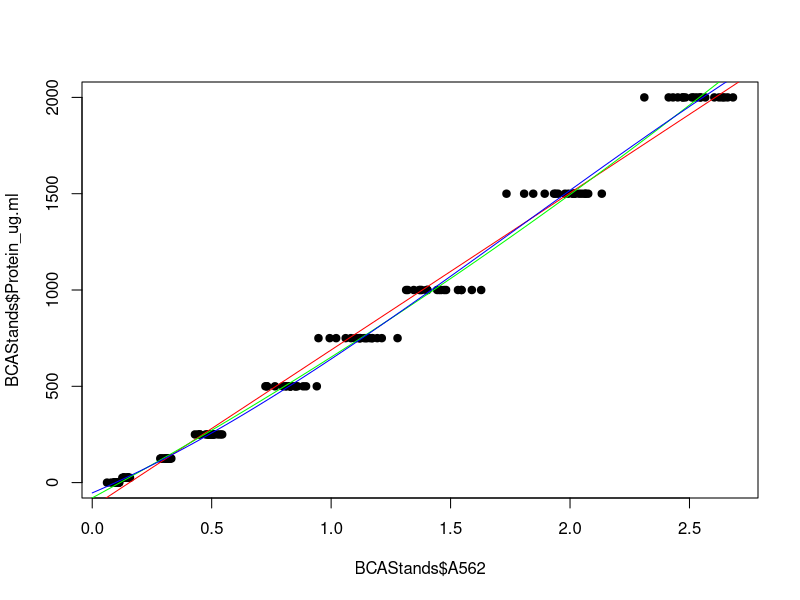
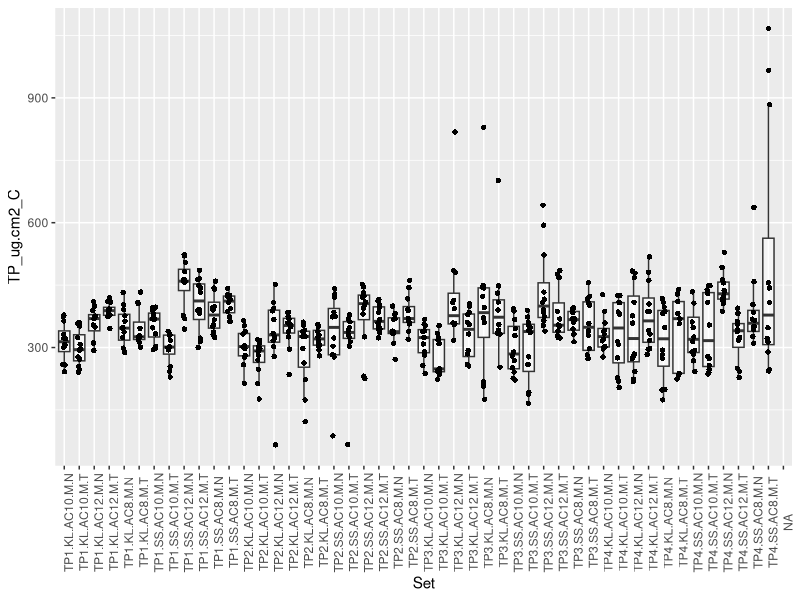
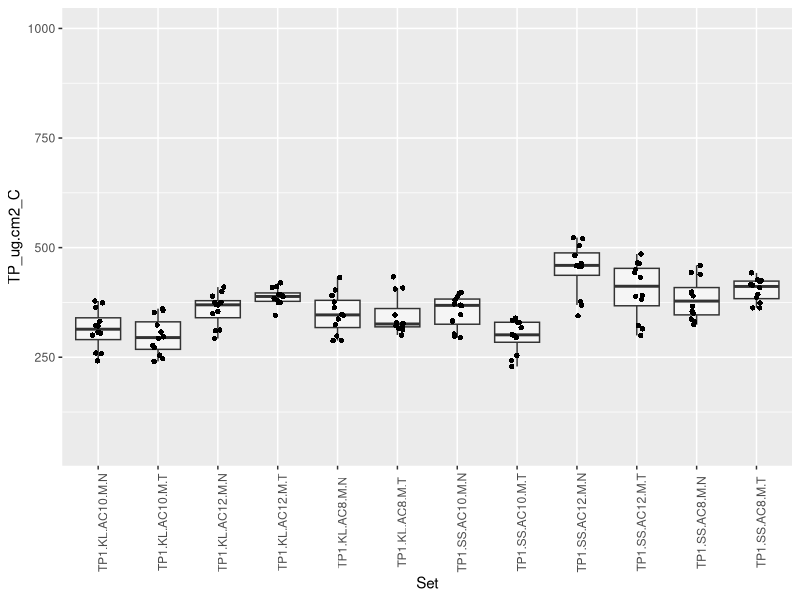
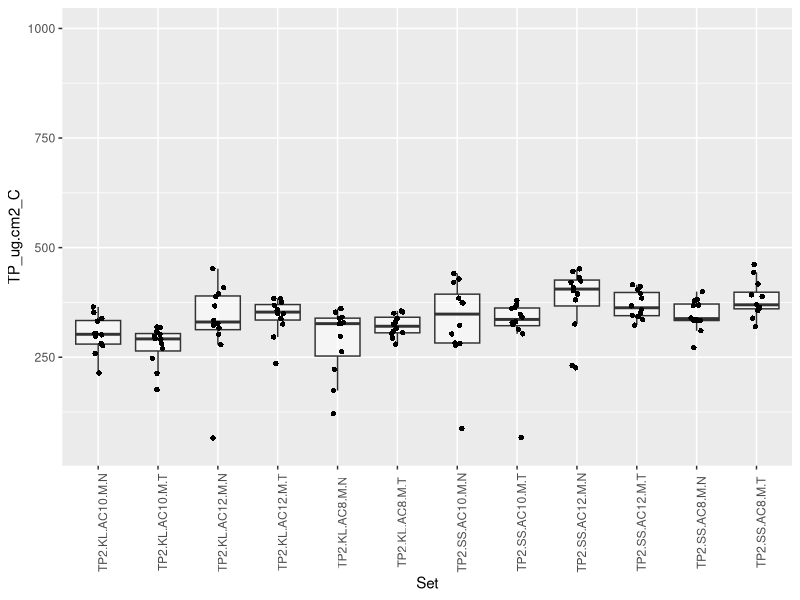
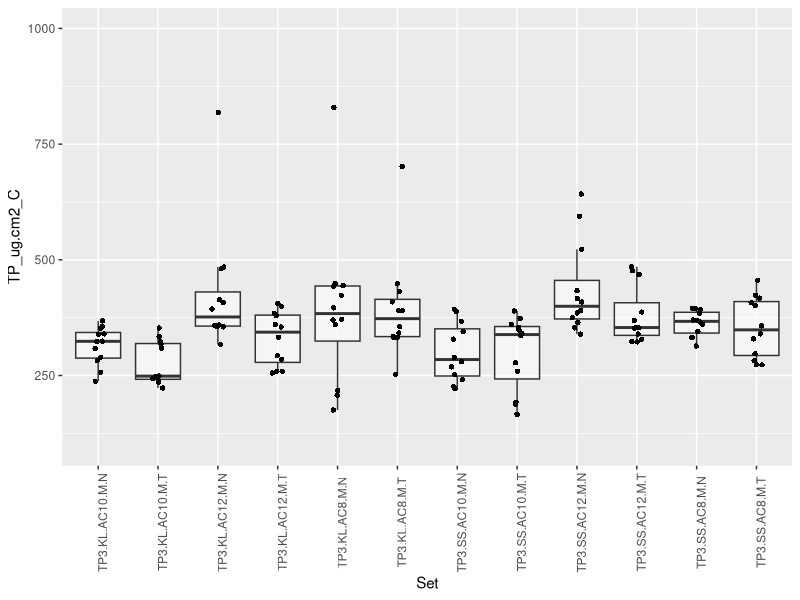
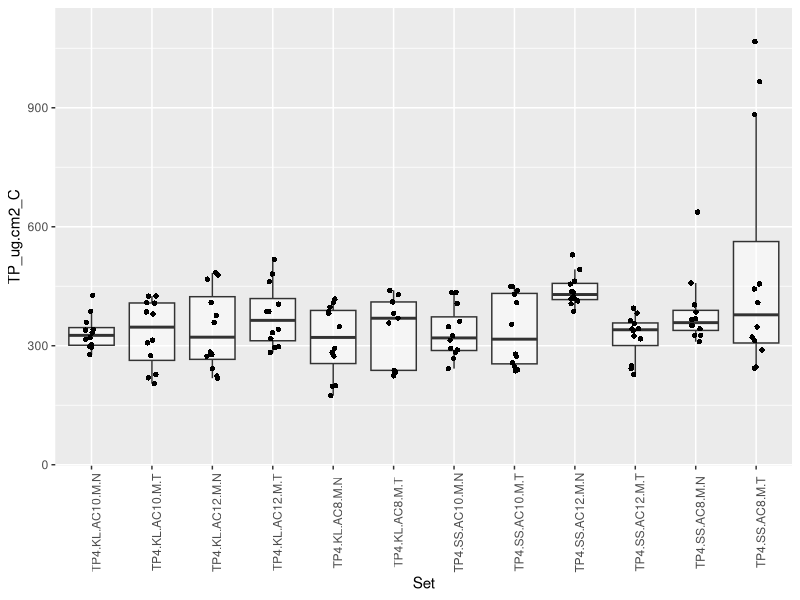
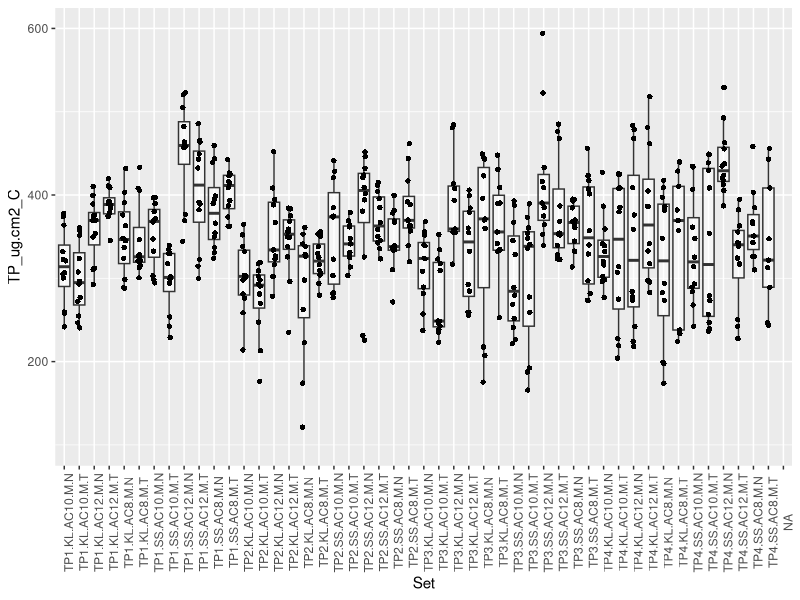
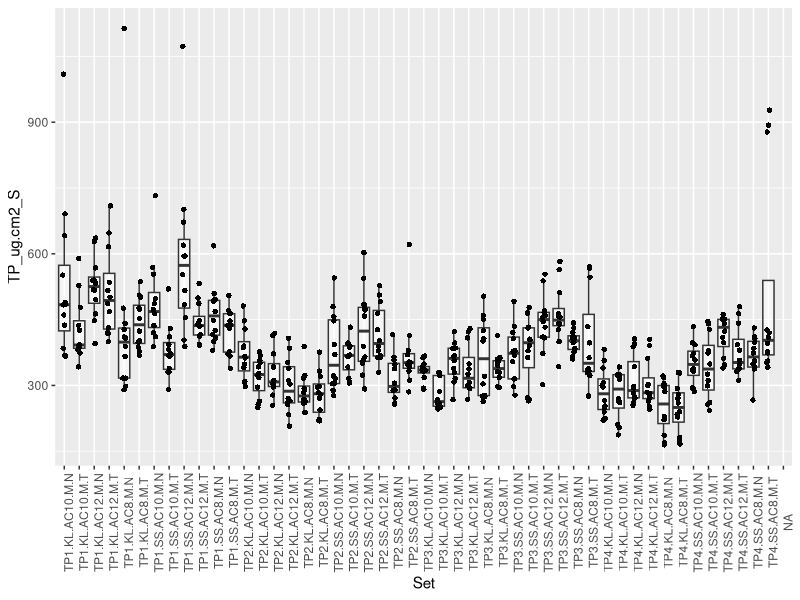

Write R code to recreate these figures, in order. (Note: this script raises an error after producing the figures.)
## ---- chunk 1
knitr::opts_chunk$set(echo = TRUE, warning = FALSE, message = FALSE)
## ---- chunk 2
##Install Packages if Needed
if (!require("ggplot2")) install.packages("ggplot2")
if (!require("plyr")) install.packages("plyr")

##Load Packages
library(ggplot2) #Required for ggplots
library(plyr) #Required for rename function
## ---- chunk 3
#Note: Run "Graphing Parameters" section from 01_ExperimentalSetup.Rmd file
## ---- chunk 4
####Load Data

Prot<-read.csv("Data/Protein.csv", header=TRUE)
Bio<-read.csv("Data/Biomass.csv", header=TRUE)
Sym<-read.csv("Data/Symbionts.csv", header=TRUE)
Chl<-read.csv("Data/Chlorophyll.csv", header=TRUE)
PAM<-read.csv("Data/PAMData.csv", header=TRUE)
PAM_Meta<-read.csv("Data/PAMMeta.csv", header=TRUE)
BCA.Stand<-read.csv("Data/BCAStandards.csv", header=TRUE)
Wax.Stand<-read.csv("Data/WaxStandards.csv", header=TRUE)
SampData<-read.csv("Data/Samples.csv", header=TRUE)


####Sample Meta Data
str(SampData)

##Set factor variables
SampData$TimeP<-factor(SampData$TimeP, levels=c("IN", "TP1", "TP2", "TP3", "TP4"))
SampData$Site<-factor(SampData$Site, levels=c("KL", "SS"))
SampData$Genotype<-factor(SampData$Genotype, levels=c("AC8", "AC10", "AC12"))
SampData$Orig<-factor(SampData$Orig, levels=c("N", "T"))
SampData$Origin<-factor(SampData$Origin, levels=c("Native", "Transplant"))

##Add a Sample Set Variable
SampData$Set<-paste(SampData$TimeP, SampData$Site, SampData$Genotype, SampData$Treat, SampData$Orig, sep=".")

##Add Site.Orig variable
SampData$Site.Orig<-paste(SampData$Site, SampData$Orig, sep=".")
SampData$Site.Orig<-factor(SampData$Site.Orig, levels=c("KL.N", "KL.T", "SS.N", "SS.T"))


## ---- chunk 5
####Create Standard Curve

##Calculate Surface Area of Cylinders from Standards
Wax.Stand$SA_cm2<-2*pi*(Wax.Stand$Dm_cm/2)*Wax.Stand$Ht_cm+2*pi*(Wax.Stand$Dm_cm/2)^2

##Calculate Difference in Wax Weight
Wax.Stand$Wax.D_g<- Wax.Stand$Wax.F_g-Wax.Stand$Wax.I_g

##Linear Model of SA as a Function of Wax Weight
wax.SA.lm  <- lm(SA_cm2~Wax.D_g, data=Wax.Stand)
summary(wax.SA.lm)
coef(wax.SA.lm)

SA.mod <- function(wax.weight) {
  coefs <- coef(wax.SA.lm)
  #y = mx + b
  SA <- ((coefs[2] * wax.weight) + coefs[1])
  return(SA)}

####Apply Standard Curve

##Calculate Difference in Wax Weight (g) in Sample Data
SampData$Wax.D_g<- SampData$Wax.F_g-SampData$Wax.I_g

##Calculate Surface Area (cm^2) by Applying Linear Model Function
SampData$SA_cm2<-SA.mod(SampData$Wax.D_g)

## ---- chunk 6
##Main Corals in the Nursery
Corals_Main<-subset(SampData, Treat=="M")

##Thermal Tolerance Assay
Corals_Therm<-subset(SampData, Treat=="C" | Treat=="H")
## ---- chunk 7
####Create Standard Curve

##Subset Standards Data
Prot.St<- subset(Prot, Input=="Standard")

##Merge Standard Meta Data with Absorbance data
#Merges by Random Number (RandN) column
BCAStands<-merge(BCA.Stand, Prot.St, all.x=TRUE)

##Plot Protein Concentration as a function of Absorbance 
plot(BCAStands$A562, BCAStands$Protein_ug.ml, pch=19)

##Fit Models of Protein Concentration as a function of Absorbance 

#First degree polynomial equation:
BCA.lm  <- lm(Protein_ug.ml~A562, data=BCAStands)
#Second degree polynomial equation:
BCA.ploy2 <- lm(Protein_ug.ml~poly(A562,2,raw=TRUE), data=BCAStands)
#Third degree polynomial equation:
BCA.ploy3 <- lm(Protein_ug.ml~poly(A562,3,raw=TRUE), data=BCAStands)

##Add Models to Plot
xx <- seq(0,3, length=50)

lines(xx, predict(BCA.lm, newdata=data.frame(A562=xx)), col="red")
lines(xx, predict(BCA.ploy2, newdata=data.frame(A562=xx)), col="green")
lines(xx, predict(BCA.ploy3, newdata=data.frame(A562=xx)), col="blue")

##Compare Models for Best Fit
anova(BCA.lm, BCA.ploy2)
#Poly2 is a significantly better fit than linear

anova(BCA.ploy2, BCA.ploy3)
#Poly3 is significantly better fit than Ploy2

##Create a function with the Poly3 model Equation
summary(BCA.ploy3)
coef(BCA.ploy3)

TP.mod <- function(absorbance) {
  coefs <- coef(BCA.ploy3)
  #y = d + cx + bx^2 + ax^3
  protein <- coefs[1] + (coefs[2] * absorbance) + (coefs[3] * absorbance^2) + (coefs[4] * absorbance^3)
  return(protein)}


####Apply Standard Curve

##Subset Sample Data (Unknown Sample)
Prot.Un<- subset(Prot, Input=="Un")

##Calculate Protein Concentration (ug/ml)
Prot.Un$TP_ug.ml<-TP.mod(Prot.Un$A562)

##Merge with Sample Meta Data to Calculate Protein per Surface Area
#Merges by Random Number (RandN) column
#Adds necessary Slurry Volume (Vol_ml) and Surface Area (SA_cm2) columns
#Retains Sample Meta Data only for samples with Protein data (Main samples only)
Prot.Un<-merge(Prot.Un, SampData, all.x=TRUE, all.y=FALSE)

##Calculate Total Protein (ug) 
Prot.Un$TP_ug<-Prot.Un$TP_ug.ml*Prot.Un$Vol_ml

##Calculate Protein per Surface Area (ug/cm^2)
Prot.Un$TP_ug.cm2<-Prot.Un$TP_ug/Prot.Un$SA_cm2

##Separate Coral and Symbiont Fractions
Prot.C<- subset(Prot.Un, Fraction=="C")
Prot.C<-rename(Prot.C, c("TP_ug.cm2" = "TP_ug.cm2_C"))

Prot.S<- subset(Prot.Un, Fraction=="S")
Prot.S<-rename(Prot.S, c("TP_ug.cm2" = "TP_ug.cm2_S"))
## ---- chunk 8
##Initial Visual Check
ggplot(Prot.C, aes(x=Set, y=TP_ug.cm2_C)) + 
  geom_boxplot(alpha=0.5, shape=2, outlier.shape = NA)+
  geom_jitter(shape=16, position=position_jitter(0.1))+
  theme(axis.text.x = element_text(angle = 90))

##Check for Outliers by Timepoint

#TP1
ggplot(subset(Prot.C, TimeP=="TP1"), aes(x=Set, y=TP_ug.cm2_C)) + 
  geom_boxplot(alpha=0.5, shape=2, outlier.shape = NA)+
  geom_jitter(shape=16, position=position_jitter(0.1))+
  ylim(50,1000)+
  theme(axis.text.x = element_text(angle = 90))

#TP2
ggplot(subset(Prot.C, TimeP=="TP2"), aes(x=Set, y=TP_ug.cm2_C)) + 
  geom_boxplot(alpha=0.5, shape=2, outlier.shape = NA)+
  geom_jitter(shape=16, position=position_jitter(0.1))+
  ylim(50,1000)+
  theme(axis.text.x = element_text(angle = 90))

Prot.C$RandN[which(Prot.C$TimeP=="TP2" & Prot.C$TP_ug.cm2_C<120)] # "125" "126" "127"

#Month TP3
ggplot(subset(Prot.C, TimeP=="TP3"), aes(x=Set, y=TP_ug.cm2_C)) + 
  geom_boxplot(alpha=0.5, shape=2, outlier.shape = NA)+
  geom_jitter(shape=16, position=position_jitter(0.1))+
  ylim(100,1000)+
  theme(axis.text.x = element_text(angle = 90))

Prot.C$RandN[which(Prot.C$TimeP=="TP3" & Prot.C$TP_ug.cm2_C>700)] #"186" "187" "188"

#Month TP4
ggplot(subset(Prot.C, TimeP=="TP4"), aes(x=Set, y=TP_ug.cm2_C)) + 
  geom_boxplot(alpha=0.5, shape=2, outlier.shape = NA)+
  geom_jitter(shape=16, position=position_jitter(0.1))+
  ylim(50,1100)+
  theme(axis.text.x = element_text(angle = 90))

Prot.C$RandN[which(Prot.C$TimeP=="TP4" & Prot.C$TP_ug.cm2_C>600)] #"211" "222" "222" "222"

##Remove Outlier Readings
Prot.C.o<-Prot.C[-c(which((Prot.C$TimeP=="TP2" & Prot.C$TP_ug.cm2_C<120) |
(Prot.C$TimeP=="TP3" & Prot.C$TP_ug.cm2_C>700) |
(Prot.C$TimeP=="TP4" & Prot.C$TP_ug.cm2_C>600))),]

##Visual Check
ggplot(Prot.C.o, aes(x=Set, y=TP_ug.cm2_C)) + 
  geom_boxplot(alpha=0.5, shape=2, outlier.shape = NA)+
  geom_jitter(shape=16, position=position_jitter(0.1))+
  ylim(100,600)+
  theme(axis.text.x = element_text(angle = 90))

## ---- chunk 9
##Initial Visual Check
ggplot(Prot.S, aes(x=Set, y=TP_ug.cm2_S)) + 
  geom_boxplot(alpha=0.5, shape=2, outlier.shape = NA)+
  geom_jitter(shape=16, position=position_jitter(0.1))+
  theme(axis.text.x = element_text(angle = 90))

##Check for Outliers by Timepoint
#TP1
ggplot(subset(Prot.S, TimeP=="TP1"), aes(x=Set, y=TP_ug.cm2_S)) + 
  geom_boxplot(alpha=0.5, shape=2, outlier.shape = NA)+
  geom_jitter(shape=16, position=position_jitter(0.1))+
  ylim(50, 1200)+
  theme(axis.text.x = element_text(angle = 90))

Prot.S$RandN[which(Prot.S$TimeP=="TP1" & Prot.S$TP_ug.cm2_S>750)] #"49" "52" "84"

#TP2
ggplot(subset(Prot.S, TimeP=="TP2"), aes(x=Set, y=TP_ug.cm2_S)) + 
  geom_boxplot(alpha=0.5, shape=2, outlier.shape = NA)+
  geom_jitter(shape=16, position=position_jitter(0.1))+
  ylim(50,1000)+
  theme(axis.text.x = element_text(angle = 90))

Prot.S$RandN[which(Prot.S$TimeP=="TP2" & Prot.S$TP_ug.cm2_S>500 & Prot.S$Site=="SS" & Prot.S$Genotype=="AC8")] #"129"

#TP3
ggplot(subset(Prot.S, TimeP=="TP3"), aes(x=Set, y=TP_ug.cm2_S)) + 
  geom_boxplot(alpha=0.5, shape=2, outlier.shape = NA)+
  geom_jitter(shape=16, position=position_jitter(0.1))+
  ylim(50,1000)+
  theme(axis.text.x = element_text(angle = 90))

#TP4
ggplot(subset(Prot.S, TimeP=="TP4"), aes(x=Set, y=TP_ug.cm2_S)) + 
  geom_boxplot(alpha=0.5, shape=2, outlier.shape = NA)+
  geom_jitter(shape=16, position=position_jitter(0.1))+
  ylim(50,1000)+
  theme(axis.text.x = element_text(angle = 90))

Prot.S$RandN[which(Prot.S$TimeP=="TP4" & Prot.S$TP_ug.cm2_S>750)] #"222" "222" "222"

##Remove Outlier Readings
Prot.S.o<-Prot.S[-c(which((Prot.S$TimeP=="TP1" & Prot.S$TP_ug.cm2_S>750) |
(Prot.S$TimeP=="TP2" & Prot.S$TP_ug.cm2_S>500 & Prot.S$Site=="SS" & Prot.S$Genotype=="AC8") |
(Prot.S$TimeP=="TP4" & Prot.S$TP_ug.cm2_S>750))),]

##Visual Check
ggplot(Prot.S.o, aes(x=Set, y=TP_ug.cm2_S)) + 
  geom_boxplot(alpha=0.5, shape=2, outlier.shape = NA)+
  geom_jitter(shape=16, position=position_jitter(0.1))+
  ylim(100,750)+
  theme(axis.text.x = element_text(angle = 90))

## ---- chunk 10
####Average Across Replicate Readings ("Rep" column: A, B, C)
names(Prot.C.o)
Prot.C.a<-aggregate(Prot.C.o$TP_ug.cm2_C, list(Prot.C.o$RandN, Prot.C.o$ID), mean)
names(Prot.C.a)<-c("RandN", "ID", "TP_ug.cm2_C")

names(Prot.S.o)
Prot.S.a<-aggregate(Prot.S.o$TP_ug.cm2_S, list(Prot.S.o$RandN, Prot.S.o$ID), mean)
names(Prot.S.a)<-c("RandN", "ID", "TP_ug.cm2_S")

#### Add Host and Symbiont for Holobiont 
Prot.Hol<-merge(Prot.C.a, Prot.S.a, all.x=TRUE)
Prot.Hol$TP_ug.cm2<-(Prot.Hol$TP_ug.cm2_C + Prot.Hol$TP_ug.cm2_S)

####Merge Averaged Holobiont Protein Data with Coral Main Data
#Merges by Random Number (RandN) and ID columns
#Retains all Main samples
#Retains RandN, ID, TimeP, Site, Genotype, Orig, Origin, Set, and SA_cm2 from Corals_Main
names(Corals_Main)
CoralData<-merge(Corals_Main[,c(1:5, 8:9, 13:14, 16)], Prot.Hol[,c(1:2, 5)], all.x=TRUE)

## ---- chunk 11
##Calculate Change in Weight after Burning (g)
Bio$DeltaBurn_g<-Bio$Dried_g-Bio$Burned_g

##Calculate Ash Free Dry Weight (AFDW) (g) per Volume Input of Tissue (ml) 
Bio$AFDW_g.ml<-Bio$DeltaBurn_g/Bio$InVol_ml

##Merge with Sample Meta Data to Calculate Biomass per Surface Area
#Merges by Random Number (RandN) column
#Adds necessary Slurry Volume (Vol_ml) and Surface Area (SA_cm2) columns
#Retains Sample Meta Data only for samples with Biomass data (Main samples only)
Bio<-merge(Bio, SampData, all.x=TRUE, all.y=FALSE)

##Calculate Total AFDW (g) 
Bio$AFDW_g<-Bio$AFDW_g.ml*Bio$Vol_ml

##Calculate AFDW per Surface Area (mg/cm^2)
Bio$AFDW_g.cm2<-Bio$AFDW_g/Bio$SA_cm2
Bio$AFDW_mg.cm2 <- Bio$AFDW_g.cm2 * 1000

##Separate Coral and Symbiont Fractions
Bio.C<-subset(Bio, Fraction=="C")
Bio.C<-rename(Bio.C, c("AFDW_mg.cm2" = "AFDW_mg.cm2_C"))

Bio.S<-subset(Bio, Fraction=="Z")
Bio.S<-rename(Bio.S, c("AFDW_mg.cm2" = "AFDW_mg.cm2_S"))

## ---- chunk 12
##Initial Visual Check
ggplot(Bio.C, aes(x=Set, y=AFDW_mg.cm2_C)) + 
  geom_boxplot(alpha=0.5, shape=2, outlier.shape = NA)+
  geom_jitter(shape=16, position=position_jitter(0.1))+
  theme(axis.text.x = element_text(angle = 90))

##Check for Outliers by Timepoint

#TP1
ggplot(subset(Bio.C, TimeP=="TP1"), aes(x=Set, y=AFDW_mg.cm2_C)) + 
  geom_boxplot(alpha=0.5, shape=2, outlier.shape = NA)+
  geom_jitter(shape=16, position=position_jitter(0.1))+
  ylim(0,2.5)+
  theme(axis.text.x = element_text(angle = 90))

#TP2
ggplot(subset(Bio.C, TimeP=="TP2"), aes(x=Set, y=AFDW_mg.cm2_C)) + 
  geom_boxplot(alpha=0.5, shape=2, outlier.shape = NA)+
  geom_jitter(shape=16, position=position_jitter(0.1))+
  ylim(0,2.5)+
  theme(axis.text.x = element_text(angle = 90))

#TP3
ggplot(subset(Bio.C, TimeP=="TP3"), aes(x=Set, y=AFDW_mg.cm2_C)) + 
  geom_boxplot(alpha=0.5, shape=2, outlier.shape = NA)+
  geom_jitter(shape=16, position=position_jitter(0.1))+
  ylim(0,2.5)+
  theme(axis.text.x = element_text(angle = 90))

#TP4
ggplot(subset(Bio.C, TimeP=="TP4"), aes(x=Set, y=AFDW_mg.cm2_C)) + 
  geom_boxplot(alpha=0.5, shape=2, outlier.shape = NA)+
  geom_jitter(shape=16, position=position_jitter(0.1))+
  ylim(0,3.5)+
  theme(axis.text.x = element_text(angle = 90))

Bio.C$RandN[which(Bio.C$TimeP=="TP4" & Bio.C$AFDW_mg.cm2_C>3)] #222 #Also outlier for Protein

##Remove Outliers 
Bio.C.o<-Bio.C[-c(which(Bio.C$TimeP=="TP4" & Bio.C$AFDW_mg.cm2_C>3)),]

##Visual Check
ggplot(Bio.C.o, aes(x=Set, y=AFDW_mg.cm2_C)) + 
  geom_boxplot(alpha=0.5, shape=2, outlier.shape = NA)+
  geom_jitter(shape=16, position=position_jitter(0.1))+
  ylim(0,2.5)+
  theme(axis.text.x = element_text(angle = 90))

## ---- chunk 13
##Initial Visual Check
ggplot(Bio.S, aes(x=Set, y=AFDW_mg.cm2_S)) + 
  geom_boxplot(alpha=0.5, shape=2, outlier.shape = NA)+
  geom_jitter(shape=16, position=position_jitter(0.1))+
  theme(axis.text.x = element_text(angle = 90))

##Check for Outliers by Timepoint

#TP1
ggplot(subset(Bio.S, TimeP=="TP1"), aes(x=Set, y=AFDW_mg.cm2_S)) + 
  geom_boxplot(alpha=0.5, shape=2, outlier.shape = NA)+
  geom_jitter(shape=16, position=position_jitter(0.1))+
  ylim(0,1.5)+
  theme(axis.text.x = element_text(angle = 90))

#TP2
ggplot(subset(Bio.S, TimeP=="TP2"), aes(x=Set, y=AFDW_mg.cm2_S)) + 
  geom_boxplot(alpha=0.5, shape=2, outlier.shape = NA)+
  geom_jitter(shape=16, position=position_jitter(0.1))+
  ylim(0,1.5)+
  theme(axis.text.x = element_text(angle = 90))

#TP3
ggplot(subset(Bio.S, TimeP=="TP3"), aes(x=Set, y=AFDW_mg.cm2_S)) + 
  geom_boxplot(alpha=0.5, shape=2, outlier.shape = NA)+
  geom_jitter(shape=16, position=position_jitter(0.1))+
  ylim(0,1.5)+
  theme(axis.text.x = element_text(angle = 90))

#TP4
ggplot(subset(Bio.S, TimeP=="TP4"), aes(x=Set, y=AFDW_mg.cm2_S)) + 
  geom_boxplot(alpha=0.5, shape=2, outlier.shape = NA)+
  geom_jitter(shape=16, position=position_jitter(0.1))+
  ylim(0,2)+
  theme(axis.text.x = element_text(angle = 90))

Bio.S$RandN[which(Bio.S$TimeP=="TP4" & Bio.S$AFDW_mg.cm2_S>1.5)] #222 #Also outlier for Protein and Biomass of Host


##Remove Outliers 
Bio.S.o<-Bio.S[-c(which(Bio.S$TimeP=="TP4" & Bio.S$AFDW_mg.cm2_S>1.5)),]

##Visual Check
ggplot(Bio.S.o, aes(x=Set, y=AFDW_mg.cm2_S)) + 
  geom_boxplot(alpha=0.5, shape=2, outlier.shape = NA)+
  geom_jitter(shape=16, position=position_jitter(0.1))+
  ylim(0,1.5)+
  theme(axis.text.x = element_text(angle = 90))

## ---- chunk 14
#### Add Host and Symbiont for Holobiont 
Bio.Hol<-merge(Bio.C.o, Bio.S.o, all.x=TRUE)
Bio.Hol$AFDW_mg.cm2<-(Bio.Hol$AFDW_mg.cm2_C + Bio.Hol$AFDW_mg.cm2_S)

####Merge Averaged Holobiont Biomass Data with Coral Main Data
#Merges by ID column and adds AFDW (mg/cm^2) (AFDW_mg.cm2) column from Biomass dataframe
#Retains all Main samples
CoralData<-merge(CoralData, Bio.Hol[,c(1:2, 28)], all.x=TRUE)

## ---- chunk 15
##Subtract Background A750 from A630 and A663
Chl$A630.c<-Chl$A630-Chl$A750
Chl$A663.c<-Chl$A663-Chl$A750

##Divide by Pathlength (0.5cm pathlength for 175ul sample in UVStar Plate) 
Chl$A630.c<-c(Chl$A630.c/0.5)
Chl$A663.c<-c(Chl$A663.c/0.5)

##Calculate Chl-a and Chl-c2 in ug/ml
Chl$Chl.a_ug.ml<-11.43*Chl$A663.c- 0.64*Chl$A630.c
Chl$Chl.c2_ug.ml <- 27.09*Chl$A630.c - 3.63*Chl$A663.c

##Merge with Sample Data to Calculate Chlorophyll per Surface Area
#Merges by Random Number (RandN) column
#Adds necessary Slurry Volume (Vol_ml) and Surface Area (SA_cm2) columns
Chl<-merge(Chl, SampData,  all=TRUE)

##Calculate Total Chlorophyll-a and c2 (ug) 
Chl$Chl.a_ug<-Chl$Chl.a_ug.ml*Chl$Vol_ml
Chl$Chl.c2_ug<-Chl$Chl.c2_ug.ml*Chl$Vol_ml

##Calculate Chlorophyll-a and c2 per Surface Area (ug/cm^2)
Chl$Chl.a_ug.cm2<-Chl$Chl.a_ug/Chl$SA_cm2
Chl$Chl.c2_ug.cm2<-Chl$Chl.c2_ug/Chl$SA_cm2

##Initial Visual Check
ggplot(Chl, aes(x=Set, y=Chl.a_ug.cm2)) + 
  geom_boxplot(alpha=0.5, shape=2, outlier.shape = NA)+
  geom_jitter(shape=16, position=position_jitter(0.1))+
  theme(axis.text.x = element_text(angle = 90))

ggplot(Chl, aes(x=Set, y=Chl.c2_ug.cm2)) + 
  geom_boxplot(alpha=0.5, shape=2, outlier.shape = NA)+
  geom_jitter(shape=16, position=position_jitter(0.1))+
  theme(axis.text.x = element_text(angle = 90))

##Set Negative Values to Zero
Chl$Chl.a_ug.cm2[(which(Chl$Chl.a_ug.cm2<0))]<-0
Chl$Chl.c2_ug.cm2[(which(Chl$Chl.c2_ug.cm2<0))]<-0

##Add Chlorophyll-a and c2 for Total Chlorophyll per Surface Area (ug/cm^2)
Chl$Chl_ug.cm2<-Chl$Chl.a_ug.cm2+Chl$Chl.c2_ug.cm2

##Visual Check
ggplot(Chl, aes(x=Set, y=Chl_ug.cm2)) + 
  geom_boxplot(alpha=0.5, shape=2, outlier.shape = NA)+
  geom_jitter(shape=16, position=position_jitter(0.1))+
  theme(axis.text.x = element_text(angle = 90))

## ---- chunk 16
##Subset Main Corals
Chl.M<-subset(Chl, Treat=="M")

#TP1
ggplot(subset(Chl.M, TimeP=="TP1"), aes(x=Set, y=Chl_ug.cm2)) + 
  geom_boxplot(alpha=0.5, shape=2, outlier.shape = NA)+
  geom_jitter(shape=16, position=position_jitter(0.1))+
  ylim(0,2.5)+
  theme(axis.text.x = element_text(angle = 90))


#TP2
ggplot(subset(Chl.M, TimeP=="TP2"), aes(x=Set, y=Chl_ug.cm2)) + 
  geom_boxplot(alpha=0.5, shape=2, outlier.shape = NA)+
  geom_jitter(shape=16, position=position_jitter(0.1))+
  ylim(0,4.5)+
  theme(axis.text.x = element_text(angle = 90))

#TP3
ggplot(subset(Chl.M, TimeP=="TP3"), aes(x=Set, y=Chl_ug.cm2)) + 
  geom_boxplot(alpha=0.5, shape=2, outlier.shape = NA)+
  geom_jitter(shape=16, position=position_jitter(0.1))+
  ylim(0,4.5)+
  theme(axis.text.x = element_text(angle = 90))

#TP4
ggplot(subset(Chl.M, TimeP=="TP4"), aes(x=Set, y=Chl_ug.cm2)) + 
  geom_boxplot(alpha=0.5, shape=2, outlier.shape = NA)+
  geom_jitter(shape=16, position=position_jitter(0.1))+
  ylim(0,7.5)+
  theme(axis.text.x = element_text(angle = 90))

Chl.M$RandN[which(Chl.M$TimeP=="TP4" & Chl.M$Chl_ug.cm2>6)] #"222" "222" "222" #Also outlier for Protein and Biomass

##Remove Outliers 
Chl.M.o<-Chl.M[-c(which(Chl.M$TimeP=="TP4" & Chl.M$Chl_ug.cm2>6)),]

## ---- chunk 17
##Subset Control Treatment in Thermal Tolerance Assay 
Chl.C<-subset(Chl, Treat=="C")

#IN
ggplot(subset(Chl.C, TimeP=="IN"), aes(x=Set, y=Chl_ug.cm2)) + 
  geom_boxplot(alpha=0.5, shape=2, outlier.shape = NA)+
  geom_jitter(shape=16, position=position_jitter(0.1))+
  ylim(0,2.5)+
  theme(axis.text.x = element_text(angle = 90))

Chl.C$RandN[which(Chl.C$TimeP=="IN" & Chl.C$Chl_ug.cm2<0.25)] #"W2_45"

#TP1
ggplot(subset(Chl.C, TimeP=="TP1"), aes(x=Set, y=Chl_ug.cm2)) + 
  geom_boxplot(alpha=0.5, shape=2, outlier.shape = NA)+
  geom_jitter(shape=16, position=position_jitter(0.1))+
  ylim(0,2.5)+
  theme(axis.text.x = element_text(angle = 90))

#TP2
ggplot(subset(Chl.C, TimeP=="TP2"), aes(x=Set, y=Chl_ug.cm2)) + 
  geom_boxplot(alpha=0.5, shape=2, outlier.shape = NA)+
  geom_jitter(shape=16, position=position_jitter(0.1))+
  ylim(0,2.5)+
  theme(axis.text.x = element_text(angle = 90))

#TP3
ggplot(subset(Chl.C, TimeP=="TP3"), aes(x=Set, y=Chl_ug.cm2)) + 
  geom_boxplot(alpha=0.5, shape=2, outlier.shape = NA)+
  geom_jitter(shape=16, position=position_jitter(0.1))+
  ylim(0,3.5)+
  theme(axis.text.x = element_text(angle = 90))

Chl.C$RandN[which(Chl.C$TimeP=="TP3" & Chl.C$Chl_ug.cm2>2.5)] #"M8_33" "M8_33" "M8_33" 

#TP4
ggplot(subset(Chl.C, TimeP=="TP4"), aes(x=Set, y=Chl_ug.cm2)) + 
  geom_boxplot(alpha=0.5, shape=2, outlier.shape = NA)+
  geom_jitter(shape=16, position=position_jitter(0.1))+
  ylim(0,4)+
  theme(axis.text.x = element_text(angle = 90))

##Remove Outliers 
Chl.C.o<-Chl.C[-c(which((Chl.C$TimeP=="IN" & Chl.C$Chl_ug.cm2<0.25)| 
                          (Chl.C$TimeP=="TP3" & Chl.C$Chl_ug.cm2>2.5))),]

## ---- chunk 18
##Subset Heated Treatment in Thermal Tolerance Assay
Chl.H<-subset(Chl, Treat=="H")

#IN
ggplot(subset(Chl.H, TimeP=="IN"), aes(x=Set, y=Chl_ug.cm2)) + 
  geom_boxplot(alpha=0.5, shape=2, outlier.shape = NA)+
  geom_jitter(shape=16, position=position_jitter(0.1))+
  ylim(0,1)+
  theme(axis.text.x = element_text(angle = 90))

Chl.H$RandN[which(Chl.H$TimeP=="IN" & Chl.H$Chl_ug.cm2>0.75)] #"W2_88" "W2_88" "W2_88"

#TP1
ggplot(subset(Chl.H, TimeP=="TP1"), aes(x=Set, y=Chl_ug.cm2)) + 
  geom_boxplot(alpha=0.5, shape=2, outlier.shape = NA)+
  geom_jitter(shape=16, position=position_jitter(0.1))+
  ylim(0,1)+
  theme(axis.text.x = element_text(angle = 90))

#TP2
ggplot(subset(Chl.H, TimeP=="TP2"), aes(x=Set, y=Chl_ug.cm2)) + 
  geom_boxplot(alpha=0.5, shape=2, outlier.shape = NA)+
  geom_jitter(shape=16, position=position_jitter(0.1))+
  ylim(0,1)+
  theme(axis.text.x = element_text(angle = 90))

#TP3
ggplot(subset(Chl.H, TimeP=="TP3"), aes(x=Set, y=Chl_ug.cm2)) + 
  geom_boxplot(alpha=0.5, shape=2, outlier.shape = NA)+
  geom_jitter(shape=16, position=position_jitter(0.1))+
  ylim(0,2)+
  theme(axis.text.x = element_text(angle = 90))

Chl.H$RandN[which(Chl.H$TimeP=="TP3" & Chl.H$Chl_ug.cm2>1.5 & Chl.H$Genotype=="AC10")] #"M8_11" "M8_11"

#TP4
ggplot(subset(Chl.H, TimeP=="TP4"), aes(x=Set, y=Chl_ug.cm2)) + 
  geom_boxplot(alpha=0.5, shape=2, outlier.shape = NA)+
  geom_jitter(shape=16, position=position_jitter(0.1))+
  ylim(0,1)+
  theme(axis.text.x = element_text(angle = 90))

Chl.H$RandN[which(Chl.H$TimeP=="TP4" & Chl.H$Chl_ug.cm2>0.5)] #"M12_63" "M12_63" "M12_63"

##Remove Outliers
Chl.H.o<-Chl.H[-c(which((Chl.H$TimeP=="IN" & Chl.H$Chl_ug.cm2>0.75) |
(Chl.H$TimeP=="TP3" & Chl.H$Chl_ug.cm2>1.5 & Chl.H$Genotype=="AC10") | 
(Chl.H$TimeP=="TP4" & Chl.H$Chl_ug.cm2>0.50))),]

## ---- chunk 19
##Recombine Cleaned Chlorophyll dataframes
Chl.o<-rbind(Chl.M.o, Chl.C.o, Chl.H.o)

ggplot(Chl.o, aes(x=Set, y=Chl_ug.cm2)) + 
  geom_boxplot(alpha=0.5, shape=2, outlier.shape = NA)+
  geom_jitter(shape=16, position=position_jitter(0.1))+
  theme(axis.text.x = element_text(angle = 90))


##Average Across Replicate Readings ("Rep" column: A, B, C)
names(Chl.o)
Chl.a<-aggregate(Chl.o$Chl_ug.cm2, list(Chl.o$RandN, Chl.o$ID), mean)
names(Chl.a)<-c("RandN", "ID", "Chl_ug.cm2")

##Add Total Chlorophyll to Main Coral Data and Thermal Tolerance Data

##Merge Averaged Chlorophyll Data with Coral Main Data
#Merges by Random Number (RandN) and ID columns
#Retains all Main samples
names(Chl.a)
CoralData<-merge(CoralData, Chl.a, all.x=TRUE, all.y=FALSE)

##Merge Averaged Chlorophyll Data with Thermal Tolerance Data
#Merges by Random Number (RandN) and ID columns
#Retains all Thermal Tolerance Assay samples
#Retains RandN, ID, TimeP, Site, Genotype, Treat, Treatment, Orig, Origin, Set, and SA_cm2 from Corals_Therm
names(Corals_Therm)
ThermData<-merge(Corals_Therm[,c(1:9, 13:14, 16)], Chl.a, all.x=TRUE, all.y=FALSE)

## ---- chunk 20
####Calculate Dilution Factors

#Scales for 1:10 Dilution Sent for Flow Cytometry
Sym$Send_df<-Sym$SendInputVol_ul/Sym$SendTotalVol_ul

##Scales for Resuspending Symbiont Pellet based on Volume of 0.01% SDS Used
Sym$Resp_df<-Sym$InputVol_ul/Sym$RespVol_ul

####Calculate Symbiont Density

##Scale Flow Cy Count/ul to account for Dilution Factor applied at Flow Cy Center
Sym$Count_ul_scaled_FC_df<-Sym$Count_ul/Sym$FC_df

##Scale Flow Cy Count/ul to account for Sent Dilution Factor
Sym$Count_ul_scaled_send_df<-Sym$Count_ul_scaled_FC_df/Sym$Send_df

##Scale Flow Cy Count/ul to account for Resuspension Dilution Factor
Sym$Count_ul_scaled_resp_df<-Sym$Count_ul_scaled_send_df/Sym$Resp_df

##Merge with Sample Data to Calculate Symbionts per Surface Area
#Merges by Random Number (RandN) column
#Adds necessary Slurry Volume (Vol_ml) and Surface Area (SA_cm2) columns
#Retains Sample Meta Data only for samples with Symbiont data (Thermal Assay samples only)
Sym<-merge(Sym, SampData, all.x=TRUE, all.y=FALSE)

##Calculate Total Symbiont Count (scaling to Slurry Total Volume in ul)
Sym$Count_total<-Sym$Count_ul_scaled_resp_df*(Sym$Vol_ml*1000)

##Calculate Symbionts per Surface Area
Sym$Sym_cm2<-Sym$Count_total/Sym$SA_cm2

##Scale to Symb * 10^6 / cm^2
Sym$Sym10.6_cm2<-Sym$Sym_cm2/10^6

##Initial Visual Check
ggplot(Sym, aes(x=Set, y=Sym10.6_cm2)) + 
  geom_boxplot(alpha=0.5, shape=2, outlier.shape = NA)+
  geom_jitter(shape=16, position=position_jitter(0.1))+
  theme(axis.text.x = element_text(angle = 90))

## ---- chunk 21
##Subset Control Treatment in Thermal Tolerance Assay
Sym.C<-subset(Sym, Treat=="C")
Sym.C<-Sym.C[-c(which(is.na(Sym.C$Sym10.6_cm2))),]

#IN
ggplot(subset(Sym.C, TimeP=="IN"), aes(x=Set, y=Sym10.6_cm2)) + 
  geom_boxplot(alpha=0.5, shape=2, outlier.shape = NA)+
  geom_jitter(shape=16, position=position_jitter(0.1))+
  ylim(0,2)+
  theme(axis.text.x = element_text(angle = 90))

#TP1
ggplot(subset(Sym.C, TimeP=="TP1"), aes(x=Set, y=Sym10.6_cm2)) + 
  geom_boxplot(alpha=0.5, shape=2, outlier.shape = NA)+
  geom_jitter(shape=16, position=position_jitter(0.1))+
  ylim(0,2)+
  theme(axis.text.x = element_text(angle = 90))

#TP2
ggplot(subset(Sym.C, TimeP=="TP2"), aes(x=Set, y=Sym10.6_cm2)) + 
  geom_boxplot(alpha=0.5, shape=2, outlier.shape = NA)+
  geom_jitter(shape=16, position=position_jitter(0.1))+
  ylim(0,2)+
  theme(axis.text.x = element_text(angle = 90))

#TP3
ggplot(subset(Sym.C, TimeP=="TP3"), aes(x=Set, y=Sym10.6_cm2)) + 
  geom_boxplot(alpha=0.5, shape=2, outlier.shape = NA)+
  geom_jitter(shape=16, position=position_jitter(0.1))+
  ylim(0,2)+
  theme(axis.text.x = element_text(angle = 90))

#TP4
ggplot(subset(Sym.C, TimeP=="TP4"), aes(x=Set, y=Sym10.6_cm2)) + 
  geom_boxplot(alpha=0.5, shape=2, outlier.shape = NA)+
  geom_jitter(shape=16, position=position_jitter(0.1))+
  ylim(0,2)+
  theme(axis.text.x = element_text(angle = 90))

## ---- chunk 22
##Subset Heated Treatment in Thermal Tolerance Assay
Sym.H<-subset(Sym, Treat=="H")

#IN
ggplot(subset(Sym.H, TimeP=="IN"), aes(x=Set, y=Sym10.6_cm2)) + 
  geom_boxplot(alpha=0.5, shape=2, outlier.shape = NA)+
  geom_jitter(shape=16, position=position_jitter(0.1))+
  ylim(0,1)+
  theme(axis.text.x = element_text(angle = 90))

#TP1
ggplot(subset(Sym.H, TimeP=="TP1"), aes(x=Set, y=Sym10.6_cm2)) + 
  geom_boxplot(alpha=0.5, shape=2, outlier.shape = NA)+
  geom_jitter(shape=16, position=position_jitter(0.1))+
  ylim(0,1)+
  theme(axis.text.x = element_text(angle = 90))

Sym.H$RandN[which(Sym.H$TimeP=="TP1" & Sym.H$Sym10.6_cm2>0.75)] #"M1_73" "M1_73"

#TP2
ggplot(subset(Sym.H, TimeP=="TP2"), aes(x=Set, y=Sym10.6_cm2)) + 
  geom_boxplot(alpha=0.5, shape=2, outlier.shape = NA)+
  geom_jitter(shape=16, position=position_jitter(0.1))+
  ylim(0,1.5)+
  theme(axis.text.x = element_text(angle = 90))

Sym.H$RandN[which(Sym.H$TimeP=="TP2" & Sym.H$Sym10.6_cm2>0.75)] #"M4_61" "M4_85"

#TP3
ggplot(subset(Sym.H, TimeP=="TP3"), aes(x=Set, y=Sym10.6_cm2)) + 
  geom_boxplot(alpha=0.5, shape=2, outlier.shape = NA)+
  geom_jitter(shape=16, position=position_jitter(0.1))+
  ylim(0,2.1)+
  theme(axis.text.x = element_text(angle = 90))

Sym.H$RandN[which(Sym.H$TimeP=="TP3" & Sym.H$Sym10.6_cm2>1.8)] #"M8_42"

#TP4
ggplot(subset(Sym.H, TimeP=="TP4"), aes(x=Set, y=Sym10.6_cm2)) + 
  geom_boxplot(alpha=0.5, shape=2, outlier.shape = NA)+
  geom_jitter(shape=16, position=position_jitter(0.1))+
  ylim(0,1)+
  theme(axis.text.x = element_text(angle = 90))

##Remove Outliers
Sym.H.o<-Sym.H[-c(which((Sym.H$TimeP=="TP1" & Sym.H$Sym10.6_cm2>0.75) | 
                          (Sym.H$TimeP=="TP2" & Sym.H$Sym10.6_cm2>0.75) |
                          (Sym.H$TimeP=="TP3" & Sym.H$Sym10.6_cm2>1.8))),]

## ---- chunk 23
##Recombine Cleaned Symbionts dataframes
Sym.o<-rbind(Sym.C, Sym.H.o)

##Visual Check
ggplot(Sym.o, aes(x=Set, y=Sym10.6_cm2)) + 
  geom_boxplot(alpha=0.5, shape=2, outlier.shape = NA)+
  geom_jitter(shape=16, position=position_jitter(0.1))+
  theme(axis.text.x = element_text(angle = 90))

##Average Across Replicate Readings ("Rep" column: A, B, C)
names(Sym.o)
Sym.a<-aggregate(Sym.o$Sym10.6_cm2, list(Sym.o$RandN, Sym.o$ID), mean)
names(Sym.a)<-c("RandN", "ID", "Sym10.6_cm2")

##Add Symbiont Density to Thermal Tolerance Data

##Merge Averaged Symbiont Data with Thermal Tolerance Data
#Merges by Random Number (RandN) and ID columns
#Retains all Thermal Tolerance Assay samples
names(ThermData)
ThermData<-merge(ThermData, Sym.a, all.x=TRUE, all.y=FALSE)

## ---- chunk 24
##Merge PAM Meta Data with PAM Data
#Merges by Memory Number (Memory) column
#Retains PAM Data only for relevant measurements with Meta Data 
PAM<-merge(PAM_Meta, PAM, all.x=TRUE, all.y=FALSE)

PAM<-PAM[-c(which(is.na(PAM$Fv_Fm))),]

##Merge PAM Data with Sample Data
#Merges by ID column
#Retains Sample Meta Data only for samples with Fv/Fm data (Thermal Assay samples only)
PAM<-merge(PAM, SampData, all.x=TRUE, all.y=FALSE)

##Initial Visual Check
ggplot(PAM, aes(x=Set, y=Fv_Fm)) + 
  geom_boxplot(alpha=0.5, shape=2, outlier.shape = NA)+
  geom_jitter(shape=16, position=position_jitter(0.1))+
  theme(axis.text.x = element_text(angle = 90))

## ---- chunk 25
##Subset Control Treatment in Thermal Tolerance Assay
PAM.C<-subset(PAM, Treat=="C")

#IN
ggplot(subset(PAM.C, TimeP=="IN"), aes(x=Set, y=Fv_Fm)) + 
  geom_boxplot(alpha=0.5, shape=2, outlier.shape = NA)+
  geom_jitter(shape=16, position=position_jitter(0.1))+
  ylim(0.45,0.75)+
  theme(axis.text.x = element_text(angle = 90))

PAM.C$RandN[which(PAM.C$TimeP=="IN" & PAM.C$Fv_Fm<0.5)] # "W2_93" 

#TP1
ggplot(subset(PAM.C, TimeP=="TP1"), aes(x=Set, y=Fv_Fm)) + 
  geom_boxplot(alpha=0.5, shape=2, outlier.shape = NA)+
  geom_jitter(shape=16, position=position_jitter(0.1))+
  ylim(0.45,0.75)+
  theme(axis.text.x = element_text(angle = 90))

#TP2
ggplot(subset(PAM.C, TimeP=="TP2"), aes(x=Set, y=Fv_Fm)) + 
  geom_boxplot(alpha=0.5, shape=2, outlier.shape = NA)+
  geom_jitter(shape=16, position=position_jitter(0.1))+
  ylim(0.45,0.75)+
  theme(axis.text.x = element_text(angle = 90))

PAM.C$RandN[which(PAM.C$TimeP=="TP2" & PAM.C$Fv_Fm<0.53)] # "M4_91"

#TP3
ggplot(subset(PAM.C, TimeP=="TP3"), aes(x=Set, y=Fv_Fm)) + 
  geom_boxplot(alpha=0.5, shape=2, outlier.shape = NA)+
  geom_jitter(shape=16, position=position_jitter(0.1))+
  ylim(0.45,0.75)+
  theme(axis.text.x = element_text(angle = 90))

#TP4
ggplot(subset(PAM.C, TimeP=="TP4"), aes(x=Set, y=Fv_Fm)) + 
  geom_boxplot(alpha=0.5, shape=2, outlier.shape = NA)+
  geom_jitter(shape=16, position=position_jitter(0.1))+
  ylim(0.45,0.75)+
  theme(axis.text.x = element_text(angle = 90))

##Remove Outliers
PAM.C.o<-PAM.C[-c(which((PAM.C$TimeP=="IN" & PAM.C$Fv_Fm<0.5) | (PAM.C$TimeP=="TP2" & PAM.C$Fv_Fm<0.53))),]

## ---- chunk 26
##Subset Heated Treatment in Thermal Tolerance Assay
PAM.H<-subset(PAM, Treat=="H")

#IN
ggplot(subset(PAM.H, TimeP=="IN"), aes(x=Set, y=Fv_Fm)) + 
  geom_boxplot(alpha=0.5, shape=2, outlier.shape = NA)+
  geom_jitter(shape=16, position=position_jitter(0.1))+
  ylim(0.25,0.7)+
  theme(axis.text.x = element_text(angle = 90))

PAM.H$RandN[which(PAM.H$TimeP=="IN" & PAM.H$Fv_Fm<0.5 &  PAM.H$Site=="SS")] # "W2_94" "W2_94"


#TP1
ggplot(subset(PAM.H, TimeP=="TP1"), aes(x=Set, y=Fv_Fm)) + 
  geom_boxplot(alpha=0.5, shape=2, outlier.shape = NA)+
  geom_jitter(shape=16, position=position_jitter(0.1))+
  ylim(0.25,0.7)+
  theme(axis.text.x = element_text(angle = 90))

PAM.H$RandN[which(PAM.H$TimeP=="TP1" & PAM.H$Fv_Fm<0.35)] # "M1_86"

#TP2
ggplot(subset(PAM.H, TimeP=="TP2"), aes(x=Set, y=Fv_Fm)) + 
  geom_boxplot(alpha=0.5, shape=2, outlier.shape = NA)+
  geom_jitter(shape=16, position=position_jitter(0.1))+
  ylim(0.25,0.7)+
  theme(axis.text.x = element_text(angle = 90))

PAM.H$RandN[which(PAM.H$TimeP=="TP2" & PAM.H$Fv_Fm<0.35 &  PAM.H$Site=="SS")] # "M4_84"

#TP3
ggplot(subset(PAM.H, TimeP=="TP3"), aes(x=Set, y=Fv_Fm)) + 
  geom_boxplot(alpha=0.5, shape=2, outlier.shape = NA)+
  geom_jitter(shape=16, position=position_jitter(0.1))+
  ylim(0.25,0.7)+
  theme(axis.text.x = element_text(angle = 90))

PAM.H$RandN[which(PAM.H$TimeP=="TP3" & PAM.H$Fv_Fm<0.45)] # "M8_83"

#TP4
ggplot(subset(PAM.H, TimeP=="TP4"), aes(x=Set, y=Fv_Fm)) + 
  geom_boxplot(alpha=0.5, shape=2, outlier.shape = NA)+
  geom_jitter(shape=16, position=position_jitter(0.1))+
  ylim(0.2,0.7)+
  theme(axis.text.x = element_text(angle = 90))


##Remove Outliers 
PAM.H.o<-PAM.H[-c(which((PAM.H$TimeP=="IN" & PAM.H$Fv_Fm<0.5 &  PAM.H$Site=="SS") | 
                          (PAM.H$TimeP=="TP1" & PAM.H$Fv_Fm<0.35)|
              (PAM.H$TimeP=="TP2" & PAM.H$Fv_Fm<0.35 &  PAM.H$Site=="SS") |
                (PAM.H$TimeP=="TP3" & PAM.H$Fv_Fm<0.45))),]

## ---- chunk 27
##Recombine Cleaned PAM dataframes
PAM.o<-rbind(PAM.C.o, PAM.H.o)

ggplot(PAM.o, aes(x=Set, y=Fv_Fm)) + 
  geom_boxplot(alpha=0.5, shape=2, outlier.shape = NA)+
  geom_jitter(shape=16, position=position_jitter(0.1))+
  theme(axis.text.x = element_text(angle = 90))


##Average Across Replicate Readings ("Rep" column: A, B, C)
names(PAM.o)
PAM.a<-aggregate(PAM.o$Fv_Fm, list(PAM.o$ID), mean)
names(PAM.a)<-c("ID", "Fv_Fm")

##Add Fv/Fm to Thermal Tolerance Data

##Merge Averaged Fv/Fm Data with Thermal Tolerance Data
#Merges by ID column
#Retains all Thermal Tolerance Assay samples
names(ThermData)
ThermData<-merge(ThermData, PAM.a, all.x=TRUE, all.y=FALSE)

## ---- chunk 28
##Main Coral Data
write.csv(CoralData, "Outputs/CoralData.csv", row.names=FALSE)

##Thermal Tolerance Assay
write.csv(ThermData, "Outputs/ThermData.csv", row.names=FALSE)
